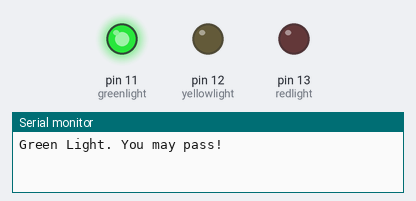
This sketch was run on a simulated Arduino Uno, built with avr-gcc and run on an emulated ATmega328P. Shown: output pins drawn as LEDs (lit = HIGH), the last lines printed to the serial monitor.

Above: at 5.0 s.
At 11.0 s:
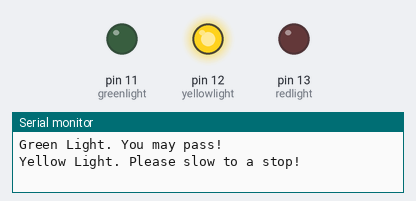
At 14.5 s:
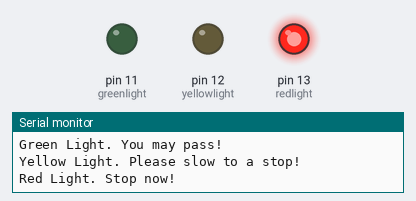
Timing chart, 0 to 22.1 s (numbered marks = the images above):
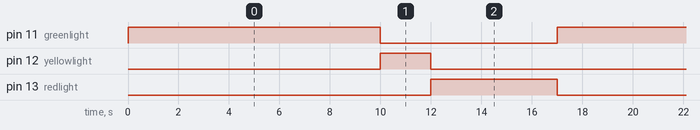

Measured:
- by itself, pin 11 (greenlight): alternates HIGH for 10.0 s and LOW for 7.0 s
- by itself, pin 12 (yellowlight): alternates HIGH for 2.0 s and LOW for 15.0 s
- by itself, pin 13 (redlight): alternates HIGH for 5.0 s and LOW for 12.0 s

The sketch:

TrafficLights.ino
```cpp
int redlight = 13;
int yellowlight = 12;
int greenlight = 11;

void setup() {
  // put your setup code here, to run once:
  pinMode(redlight, OUTPUT);
  pinMode(yellowlight, OUTPUT);
  pinMode(greenlight, OUTPUT);
  Serial.begin(9600);
}

void loop() {
  // put your main code here, to run repeatedly:

  // Start with green light for 10 seconds.
  digitalWrite(redlight, LOW);
  digitalWrite(yellowlight, LOW);
  digitalWrite(greenlight, HIGH);
  Serial.println("Green Light. You may pass!");
  delay(10000); // 10 seconds = 10000 milliseconds

  // Go to yellow light for 2 seconds.
  digitalWrite(redlight, LOW);
  digitalWrite(yellowlight, HIGH);
  digitalWrite(greenlight, LOW);
  Serial.println("Yellow Light. Please slow to a stop!");

  delay(2000); // 2 seconds = 2000 milliseconds

  // Go red light for 5 seconds.
  digitalWrite(redlight, HIGH);
  digitalWrite(yellowlight, LOW);
  digitalWrite(greenlight, LOW);
  Serial.println("Red Light. Stop now!");
  delay(5000); // 5 seconds = 5000 milliseconds
}
```
